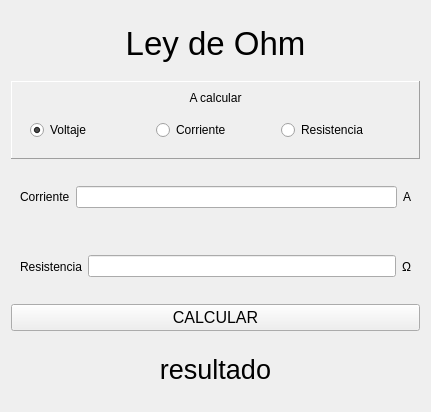
<?xml version="1.0" encoding="UTF-8"?>
<ui version="4.0">
 <class>Form</class>
 <widget class="QWidget" name="Form">
  <property name="geometry">
   <rect>
    <x>0</x>
    <y>0</y>
    <width>431</width>
    <height>412</height>
   </rect>
  </property>
  <property name="windowTitle">
   <string>Form</string>
  </property>
  <layout class="QVBoxLayout" name="verticalLayout_2">
   <item>
    <widget class="QLabel" name="label1">
     <property name="font">
      <font>
       <pointsize>25</pointsize>
      </font>
     </property>
     <property name="text">
      <string>Ley de Ohm</string>
     </property>
     <property name="alignment">
      <set>Qt::AlignmentFlag::AlignCenter</set>
     </property>
    </widget>
   </item>
   <item>
    <widget class="QFrame" name="frame">
     <property name="frameShape">
      <enum>QFrame::Shape::Panel</enum>
     </property>
     <property name="frameShadow">
      <enum>QFrame::Shadow::Raised</enum>
     </property>
     <layout class="QVBoxLayout" name="verticalLayout">
      <item>
       <widget class="QLabel" name="label_2">
        <property name="text">
         <string>A calcular</string>
        </property>
        <property name="alignment">
         <set>Qt::AlignmentFlag::AlignCenter</set>
        </property>
       </widget>
      </item>
      <item>
       <widget class="QWidget" name="widget_4" native="true">
        <layout class="QHBoxLayout" name="horizontalLayout_4">
         <item>
          <widget class="QRadioButton" name="radio_voltage">
           <property name="text">
            <string>Voltaje</string>
           </property>
           <property name="checked">
            <bool>true</bool>
           </property>
           <attribute name="buttonGroup">
            <string notr="true">buttonGroup_calculate</string>
           </attribute>
          </widget>
         </item>
         <item>
          <widget class="QRadioButton" name="radio_current">
           <property name="text">
            <string>Corriente</string>
           </property>
           <attribute name="buttonGroup">
            <string notr="true">buttonGroup_calculate</string>
           </attribute>
          </widget>
         </item>
         <item>
          <widget class="QRadioButton" name="radio_resistence">
           <property name="text">
            <string>Resistencia</string>
           </property>
           <attribute name="buttonGroup">
            <string notr="true">buttonGroup_calculate</string>
           </attribute>
          </widget>
         </item>
        </layout>
       </widget>
      </item>
     </layout>
    </widget>
   </item>
   <item>
    <widget class="QWidget" name="linea_one" native="true">
     <layout class="QHBoxLayout" name="horizontalLayout_2">
      <item>
       <widget class="QLabel" name="lbl_one">
        <property name="text">
         <string>Corriente</string>
        </property>
       </widget>
      </item>
      <item>
       <widget class="QLineEdit" name="input_one"/>
      </item>
      <item>
       <widget class="QLabel" name="unit_one">
        <property name="text">
         <string>A</string>
        </property>
       </widget>
      </item>
     </layout>
    </widget>
   </item>
   <item>
    <widget class="QWidget" name="line_two" native="true">
     <layout class="QHBoxLayout" name="horizontalLayout_3">
      <item>
       <widget class="QLabel" name="lbl_two">
        <property name="text">
         <string>Resistencia</string>
        </property>
       </widget>
      </item>
      <item>
       <widget class="QLineEdit" name="input_two"/>
      </item>
      <item>
       <widget class="QLabel" name="unit_two">
        <property name="text">
         <string>Ω</string>
        </property>
       </widget>
      </item>
     </layout>
    </widget>
   </item>
   <item>
    <widget class="QPushButton" name="btn_calculate">
     <property name="font">
      <font>
       <pointsize>12</pointsize>
      </font>
     </property>
     <property name="text">
      <string>CALCULAR</string>
     </property>
     <property name="icon">
      <iconset theme="QIcon::ThemeIcon::DocumentSend"/>
     </property>
    </widget>
   </item>
   <item>
    <widget class="QLabel" name="lbl_result">
     <property name="font">
      <font>
       <pointsize>20</pointsize>
      </font>
     </property>
     <property name="text">
      <string>resultado</string>
     </property>
     <property name="alignment">
      <set>Qt::AlignmentFlag::AlignCenter</set>
     </property>
    </widget>
   </item>
  </layout>
 </widget>
 <resources/>
 <connections/>
 <buttongroups>
  <buttongroup name="buttonGroup_calculate"/>
 </buttongroups>
</ui>
